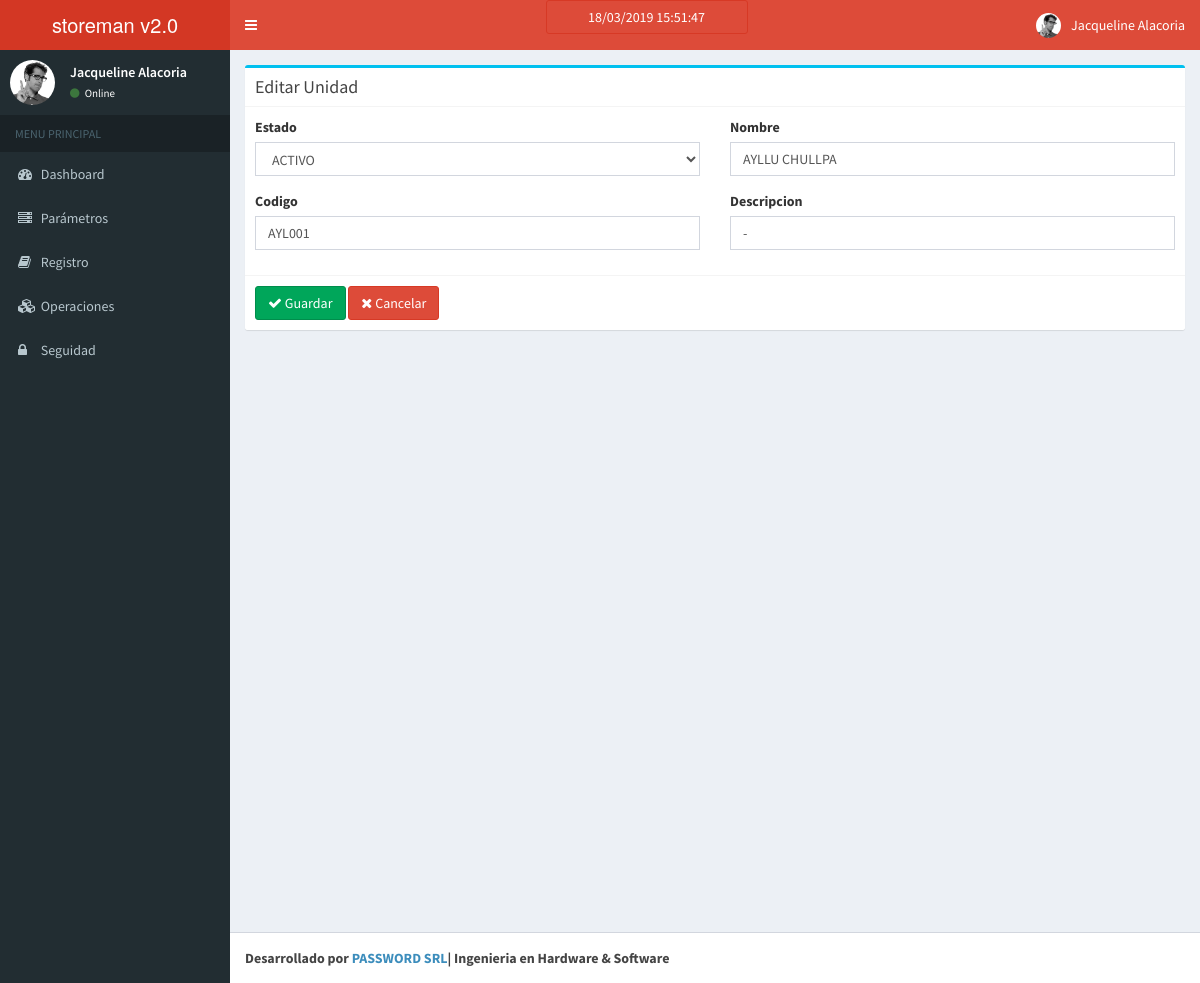
Screenshot of /unidad/edit/1 with the database file from the repository.
### tables this page shows
CREATE TABLE `unidad` (
  `unidad_id` int(11) NOT NULL AUTO_INCREMENT,
  `unidad_nombre` varchar(150) DEFAULT NULL,
  `unidad_codigo` varchar(20) DEFAULT NULL,
  `unidad_descripcion` varchar(250) DEFAULT NULL,
  `estado_id` int(11) DEFAULT '1',
  PRIMARY KEY (`unidad_id`),
  UNIQUE KEY `unidad_id` (`unidad_id`)
);

### application/controllers/Unidad.php (called while the page is built, shortened)
<?php
class Unidad extends CI_Controller{
    function __construct()
    {
        $this->load->model('Unidad_model');
    }
    function edit($unidad_id)
    {
        $data['unidad'] = $this->Unidad_model->get_unidad($unidad_id);
        if(isset($data['unidad']['unidad_id']))
        {
            if(isset($_POST) && count($_POST) > 0)
            {
                $params = array(
					'estado_id' => $this->input->post('estado_id'),
					'unidad_nombre' => $this->input->post('unidad_nombre'),
					'unidad_codigo' => $this->input->post('unidad_codigo'),
					'unidad_descripcion' => $this->input->post('unidad_descripcion'),
                );
                $this->Unidad_model->update_unidad($unidad_id,$params);
                redirect('unidad/index');
            }
            else
            {
				$this->load->model('Estado_model');
				$data['all_estado'] = $this->Estado_model->get_all_estado();
                $data['_view'] = 'unidad/edit';
                $this->load->view('layouts/main',$data);
            }
        }
        else
            show_error('The unidad you are trying to edit does not exist.');
    }
}

### index.php (called while the page is built, shortened)
<?php
require_once BASEPATH.'core/CodeIgniter.php';

### application/models/Unidad_model.php (called while the page is built, shortened)
<?php
class Unidad_model extends CI_Model
{
    function get_unidad($unidad_id)
    {
        $unidad = $this->db->query("
            SELECT
                *
            FROM
                `unidad`
            WHERE
                `unidad_id` = ?
        ",array($unidad_id))->row_array();
        return $unidad;
    }
}

### application/models/Estado_model.php (called while the page is built, shortened)
<?php
class Estado_model extends CI_Model
{
    function get_all_estado()
    {
        $estado = $this->db->query("
            SELECT
                *
            FROM
                `estado`
            WHERE
                1 = 1
            ORDER BY `estado_id`
        ")->result_array();
        return $estado;
    }
}

### application/views/unidad/edit.php (the view, shortened to what this page needs)
<div class="row">
    <div class="col-md-12">
      	<div class="box box-info">
            <div class="box-header with-border">
              	<h3 class="box-title">Editar Unidad</h3>
            </div>
			<?php echo form_open('unidad/edit/'.$unidad['unidad_id']); ?>
			<div class="box-body">
				<div class="row clearfix">
					<div class="col-md-6">
						<label for="estado_id" class="control-label">Estado</label>
						<div class="form-group">
							<select name="estado_id" class="form-control" required>
								<?php
								foreach($all_estado as $estado)
								{
									$selected = ($estado['estado_id'] == $unidad['estado_id']) ? ' selected="selected"' : "";
									echo '<option value="'.$estado['estado_id'].'" '.$selected.'>'.$estado['estado_descripcion'].'</option>';
								}
								?>
							</select>
						</div>
					</div>
					<div class="col-md-6">
						<label for="unidad_nombre" class="control-label">Nombre</label>
						<div class="form-group">
							<input type="text" name="unidad_nombre" onKeyUp="this.value = this.value.toUpperCase();" value="<?php echo ($this->input->post('unidad_nombre') ? $this->input->post('unidad_nombre') : $unidad['unidad_nombre']); ?>" class="form-control" id="unidad_nombre" required/>
						</div>
					</div>
					<div class="col-md-6">
						<label for="unidad_codigo" class="control-label">Codigo</label>
						<div class="form-group">
							<input type="text" name="unidad_codigo" value="<?php echo ($this->input->post('unidad_codigo') ? $this->input->post('unidad_codigo') : $unidad['unidad_codigo']); ?>" class="form-control" id="unidad_codigo" />
						</div>
					</div>
					<div class="col-md-6">
						<label for="unidad_descripcion" class="control-label">Descripcion</label>
						<div class="form-group">
							<input type="text" name="unidad_descripcion" onKeyUp="this.value = this.value.toUpperCase();" value="<?php echo ($this->input->post('unidad_descripcion') ? $this->input->post('unidad_descripcion') : $unidad['unidad_descripcion']); ?>" class="form-control" id="unidad_descripcion" />
						</div>
					</div>
				</div>
			</div>
			<div class="box-footer">
            		<button type="submit" class="btn btn-success">
                    <i class="fa fa-check"></i> Guardar
                </button>
                     <a href="<?php echo site_url('unidad'); ?>" class="btn btn-danger">
                                <i class="fa fa-times"></i> Cancelar</a>
	        </div>
			<?php echo form_close(); ?>
		</div>
    </div>
</div>

### rows the page displays
unidad: unidad_nombre "AYLLU CHULLPA", unidad_codigo "AYL001", unidad_descripcion "-"

### other values shown
form field estado_id "ACTIVO"
